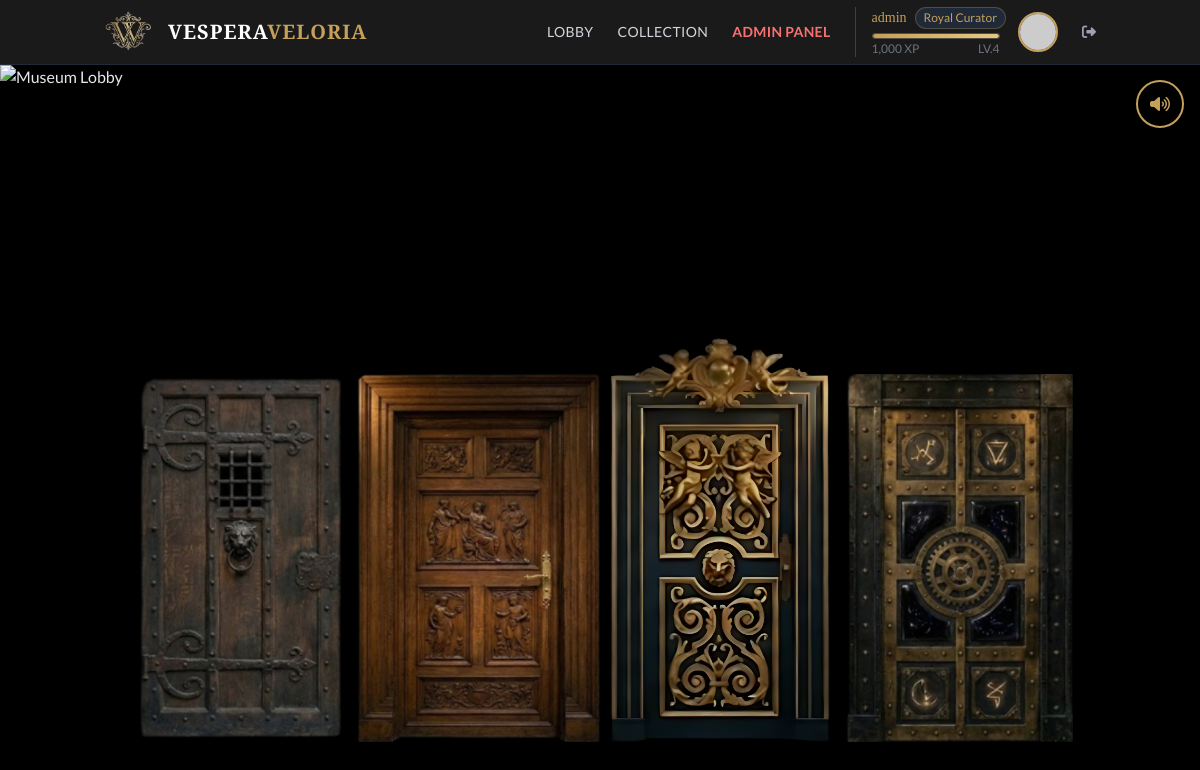
Page /public/lobby/index.php (signed in) on the committed database.
### tables this page shows
CREATE TABLE `rooms` (
  `id` int(11) NOT NULL,
  `name` varchar(100) NOT NULL,
  `description` text DEFAULT NULL,
  `min_level` int(11) DEFAULT 1,
  `image_url` varchar(255) DEFAULT NULL,
  `hidden_artifact_name` varchar(100) DEFAULT NULL,
  `hidden_artifact_desc` text DEFAULT NULL,
  `hidden_artifact_image` varchar(255) DEFAULT NULL,
  `hidden_artifact_xp` int(11) DEFAULT 100,
  `professor_dialogs` text DEFAULT NULL
);

### app/Models/Room.php (called while the page is built, shortened)
<?php
class Room {
    public static function getAll($conn) {
        $result = $conn->query("SELECT * FROM rooms ORDER BY id");
        $rooms = [];
        while ($row = $result->fetch_assoc()) {
            $rooms[] = $row;
        }
        return $rooms;
    }
}

### public/lobby/index.php (the view, shortened to what this page needs)
<?php
require_once '../../app/Config/database.php';
require_once '../../app/Models/Room.php';
$user_level = $_SESSION['level'] ?? 1;
$all_rooms = Room::getAll($conn);
$rooms = [];
foreach ($all_rooms as $room) {
    $room['is_locked'] = ($user_level < $room['min_level']);
    $rooms[] = $room;
}
$door_images = [
    '/project-akhir/public/assets/img/medievaldoor.png',
    '/project-akhir/public/assets/img/renaissancedoor.png',
    '/project-akhir/public/assets/img/baroquedoor.png',
    '/project-akhir/public/assets/img/archivedoor.png',
];
$door_positions = [
    ['left' => '20%', 'bottom' => '8%', 'height' => '50%'],
    ['left' => '40%', 'bottom' => '8%', 'height' => '50%'],
    ['left' => '60%', 'bottom' => '8%', 'height' => '55%'],
    ['left' => '80%', 'bottom' => '8%', 'height' => '50%'],
];
include '../header.php';
include '../navbar.php';
?>
<button id="btn-music-toggle" class="fixed top-20 right-4 z-[90] w-12 h-12 rounded-full bg-black/70 border-2 border-gold text-gold hover:bg-gold hover:text-black transition-all duration-300 flex items-center justify-center shadow-lg">
    <i class="fas fa-volume-up"></i>
</button>
<div class="relative w-full h-[calc(100vh-64px)] overflow-hidden bg-black">
    <?php for ($i = 0; $i < 4 && $i < count($rooms); $i++): ?>
        <?php
        $room = $rooms[$i];
        $door_img = $door_images[$i];
        $pos = $door_positions[$i];
        ?>
        <div class="door-item absolute cursor-pointer transition-all duration-300"
             style="left: <?php echo $pos['left']; ?>; bottom: <?php echo $pos['bottom']; ?>; height: <?php echo $pos['height']; ?>; transform: translateX(-50%);"
             data-room-id="<?php echo $room['id']; ?>"
             data-locked="<?php echo $room['is_locked'] ? 'true' : 'false'; ?>"
             data-room-name="<?php echo htmlspecialchars($room['name']); ?>"
             data-min-level="<?php echo $room['min_level']; ?>">
            <img src="<?php echo $door_img; ?>"
                 alt="<?php echo htmlspecialchars($room['name']); ?>"
                 class="h-full w-auto object-contain mx-auto transition-all duration-300 door-image"
                 style="filter: brightness(0.9);">
        </div>
    <?php endfor; ?>
</div>

### public/assets/css/style.css (style rules this page uses)
:root { --color-gold: #c5a059; --color-gold-hover: #e6c885; --color-dark-bg: #1a1a1a; --color-darker-bg: #121212; --color-text: #e0e0e0; --color-parchment: #f0e6d2; }
body { font-family: "Lato", sans-serif; background-color: var(--color-darker-bg); color: var(--color-text); }
.text-gold { color: var(--color-gold); }
.border-gold { border-color: var(--color-gold); }

### public/header.php (style rules this page uses)
body { background-color: #121212; }

### public/lobby/index.php (style rules this page uses)
html, body { overflow: hidden; }
.door-item:not([data-locked="true"]) .door-image { animation: subtlePulse 4s ease-in-out infinite; }

### rows in the picture
rooms: $pos['height'] 50% (drawn), shows a picture
rooms: $pos['height'] 50% (drawn), shows a picture
rooms: $pos['height'] 55% (drawn), shows a picture
rooms: $pos['height'] 50% (drawn), shows a picture

### other values in the picture
$username "admin"
$rank_name "Royal Curator"
$current_xp "1,000"
$level "4"
